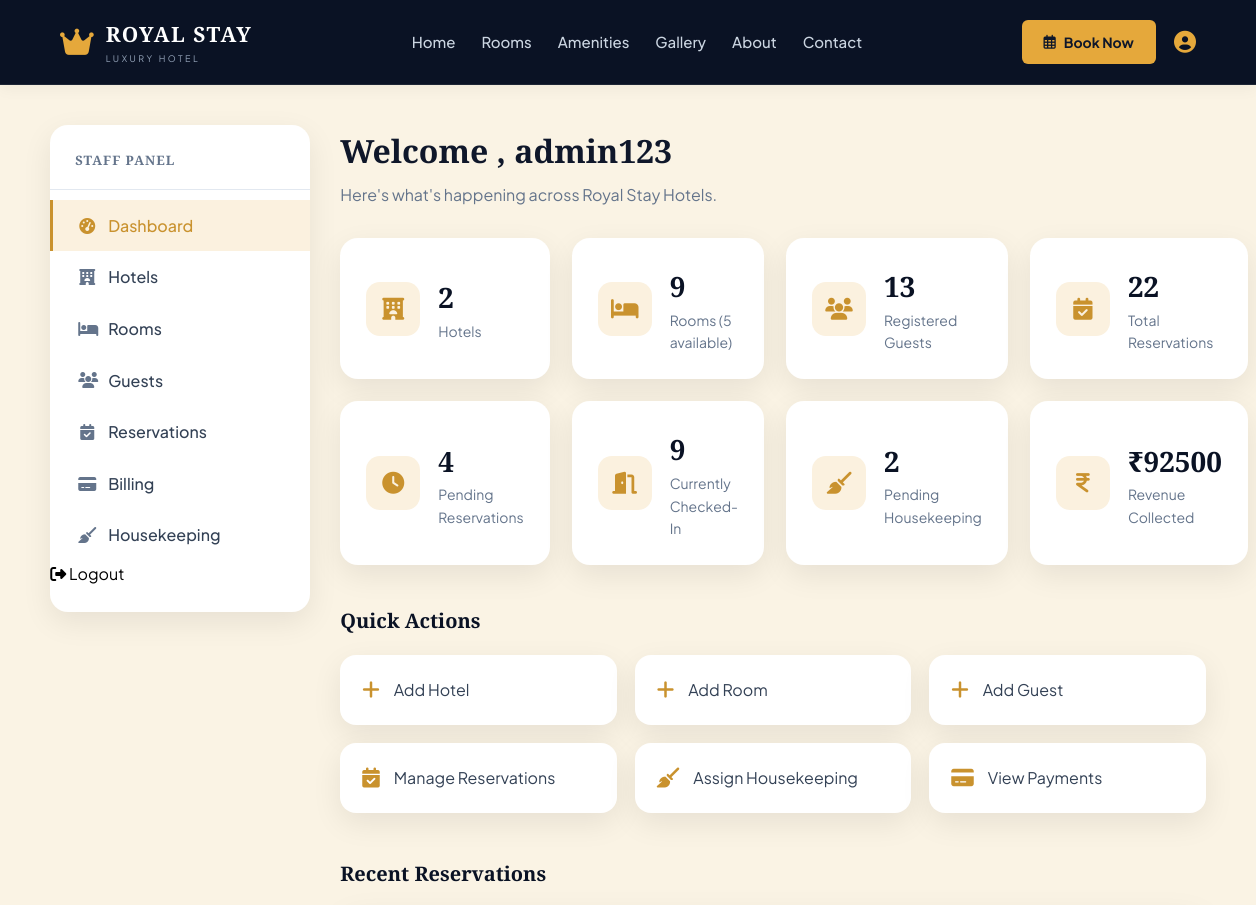
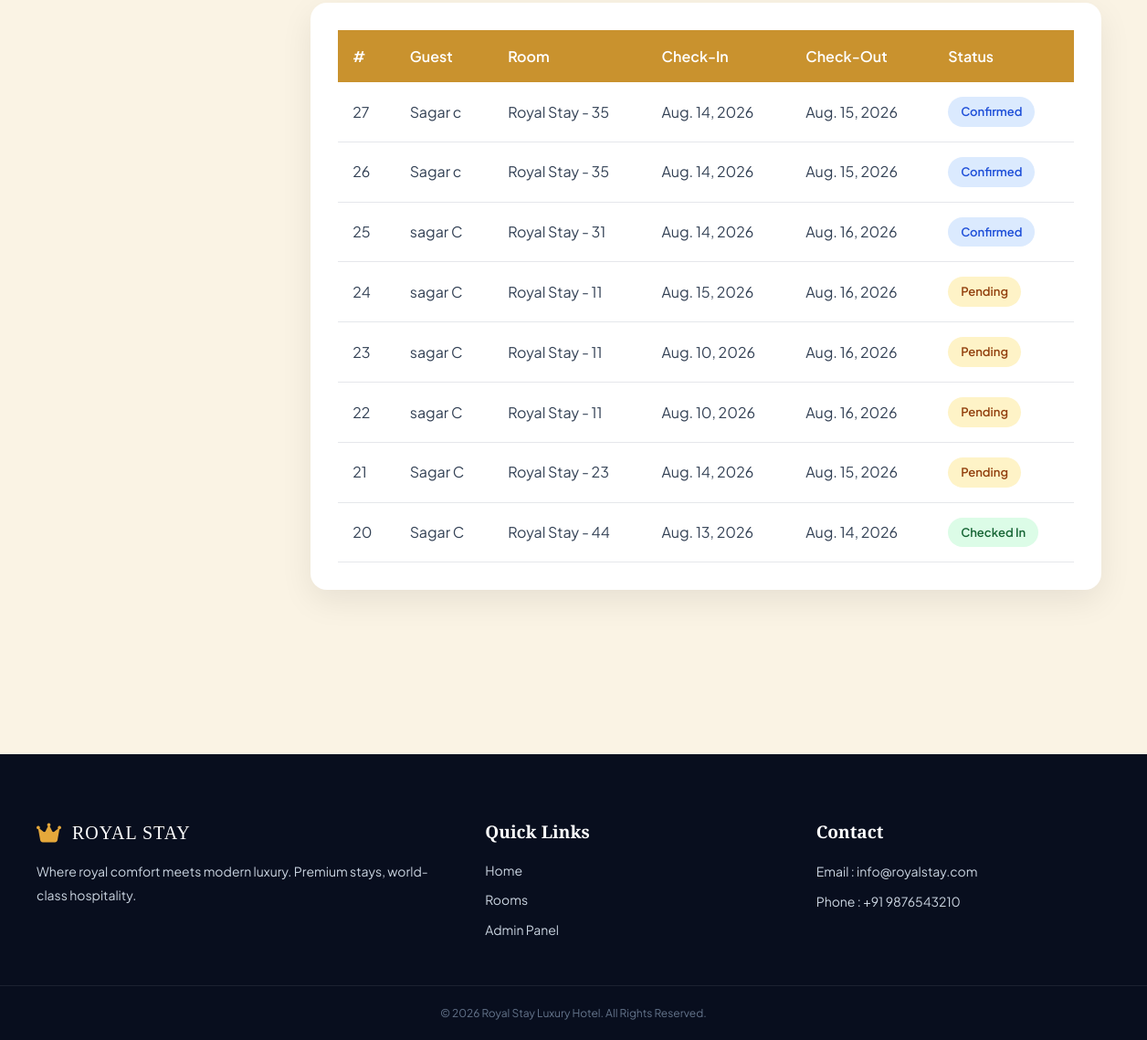
Page /manage/ (signed in) on the committed database (2 pictures, top to bottom).
### reservations/models.py (models this page shows, shortened)
class Reservation(models.Model):
    STATUS_CHOICES = [
        ('pending', 'Pending'),
        ('confirmed', 'Confirmed'),
        ('checked_in', 'Checked In'),
        ('checked_out', 'Checked Out'),
        ('cancelled', 'Cancelled'),
    ]
    guest = models.ForeignKey(Guest, related_name='reservations', on_delete=models.CASCADE)
    room = models.ForeignKey(Room, related_name='reservations', on_delete=models.CASCADE)
    check_in_date = models.DateField()
    check_out_date = models.DateField()
    num_guests = models.PositiveSmallIntegerField(default=1)
    status = models.CharField(max_length=20, choices=STATUS_CHOICES, default='pending')
    booking_date = models.DateTimeField(auto_now_add=True)
    special_requests = models.TextField(blank=True)
    actual_check_in_time = models.DateTimeField(null=True, blank=True)
    actual_check_out_time = models.DateTimeField(null=True, blank=True)
    class Meta:
        ordering = ['-booking_date']

### guests/models.py (models this page shows)
class Guest(models.Model):
    ID_PROOF_CHOICES = [
        ('aadhar', 'Aadhar Card'),
        ('pan', 'PAN Card'),
        ('passport', 'Passport'),
        ('driving_license', 'Driving License'),
        ('voter_id', 'Voter ID'),
    ]
    user = models.OneToOneField(
        settings.AUTH_USER_MODEL,
        null=True,
        blank=True,
        on_delete=models.SET_NULL,
        related_name='guest_profile',
    )
    first_name = models.CharField(max_length=25)
    last_name = models.CharField(max_length=15)
    email = models.EmailField()
    phone = models.CharField(max_length=12)
    age = models.PositiveIntegerField(
        validators=[MinValueValidator(18), MaxValueValidator(120)]
    )
    id_proof_type = models.CharField(max_length=50, choices=ID_PROOF_CHOICES)
    id_proof_number = models.CharField(max_length=16)
    address = models.CharField(max_length=255)
    created_at = models.DateTimeField(auto_now_add=True)
    def __str__(self):
        return f"{self.first_name} {self.last_name}"

### rooms/models.py (models this page shows, shortened)
class Room(models.Model):
    STATUS_CHOICES = [
        ('available', 'Available'),
        ('occupied', 'Occupied'),
        ('maintenance', 'Maintenance'),
        ('cleaning', 'Cleaning'),
    ]
    hotel = models.ForeignKey(Hotel, related_name='rooms', on_delete=models.CASCADE)
    room_type = models.ForeignKey(RoomType, related_name='rooms', on_delete=models.PROTECT)
    room_number = models.CharField(max_length=10)
    floor = models.PositiveSmallIntegerField(default=1)
    status = models.CharField(max_length=20, choices=STATUS_CHOICES, default='available')
    price_override = models.DecimalField(max_digits=10, decimal_places=2, null=True, blank=True)
    class Meta:
        unique_together = ('hotel', 'room_number')
        ordering = ['hotel', 'floor', 'room_number']

### hotels/models.py (models this page shows, shortened)
class Hotel(models.Model):
    name = models.CharField(max_length=200)
    address = models.CharField(max_length=255)
    city = models.CharField(max_length=100)
    state = models.CharField(max_length=100)
    country = models.CharField(max_length=100, default='India')
    star_rating = models.PositiveSmallIntegerField(default=3)
    description = models.TextField(blank=True)
    amenities = models.JSONField(default=list, blank=True)
    contact_email = models.EmailField()
    contact_phone = models.CharField(max_length=20)
    created_at = models.DateTimeField(auto_now_add=True)
    class Meta:
        ordering = ['name']

### adminpanel/views.py (the view)
# urls.py: path("", views.dashboard, name="admin_dashboard"),
@staff_required
def dashboard(request):
    context = {
        "hotel_count": Hotel.objects.count(),
        "room_count": Room.objects.count(),
        "available_room_count": Room.objects.filter(status="available").count(),
        "guest_count": Guest.objects.count(),
        "reservation_count": Reservation.objects.count(),
        "pending_count": Reservation.objects.filter(status="pending").count(),
        "checked_in_count": Reservation.objects.filter(status="checked_in").count(),
        "housekeeping_pending_count": Housekeeping.objects.filter(status="pending").count(),
        "total_revenue": Payment.objects.filter(payment_status="success").aggregate(total=Sum("amount"))["total"] or 0,
        "recent_reservations": Reservation.objects.select_related("guest", "room", "room__hotel").order_by("-booking_date")[:8],
        "active": "dashboard",
    }
    return render(request, "admin/dashboard.html", context)

### templates/admin/dashboard.html (shortened to what this page needs)
{% extends 'admin/_shell.html' %}
{% block admin_content %}
<div class="header-flex" style="margin-bottom:30px;">
    <div>
        <h1 style="font-size:32px;color:#0f172a;">Welcome , {{ request.user.first_name|default:request.user.username }}</h1>
        <p style="color:#64748b;margin-top:6px;">Here's what's happening across Royal Stay Hotels.</p>
    </div>
</div>
<div class="stat-cards">
    <div class="stat-card-mini">
        <div class="icon"><i class="fas fa-hotel"></i></div>
        <div>
            <h2>{{ hotel_count }}</h2>
            <p>Hotels</p>
        </div>
    </div>
    <div class="stat-card-mini">
        <div class="icon"><i class="fas fa-bed"></i></div>
        <div>
            <h2>{{ room_count }}</h2>
            <p>Rooms ({{ available_room_count }} available)</p>
        </div>
    </div>
    <div class="stat-card-mini">
        <div class="icon"><i class="fas fa-users"></i></div>
        <div>
            <h2>{{ guest_count }}</h2>
            <p>Registered Guests</p>
        </div>
    </div>
    <div class="stat-card-mini">
        <div class="icon"><i class="fas fa-calendar-check"></i></div>
        <div>
            <h2>{{ reservation_count }}</h2>
            <p>Total Reservations</p>
        </div>
    </div>
    <div class="stat-card-mini">
        <div class="icon"><i class="fas fa-clock"></i></div>
        <div>
            <h2>{{ pending_count }}</h2>
            <p>Pending Reservations</p>
        </div>
    </div>
    <div class="stat-card-mini">
        <div class="icon"><i class="fas fa-door-open"></i></div>
        <div>
            <h2>{{ checked_in_count }}</h2>
            <p>Currently Checked-In</p>
        </div>
    </div>
    <div class="stat-card-mini">
        <div class="icon"><i class="fas fa-broom"></i></div>
        <div>
            <h2>{{ housekeeping_pending_count }}</h2>
            <p>Pending Housekeeping</p>
        </div>
    </div>
    <div class="stat-card-mini">
        <div class="icon"><i class="fas fa-indian-rupee-sign"></i></div>
        <div>
            <h2>₹{{ total_revenue }}</h2>
            <p>Revenue Collected</p>
        </div>
    </div>
</div>
<h3 class="dashboard-section-title">Quick Actions</h3>
<div class="quick-links">
    <a href="{% url 'admin_hotel_add' %}" class="quick-link-card">
        <i class="fas fa-plus"></i> Add Hotel
    </a>
    <a href="{% url 'admin_room_add' %}" class="quick-link-card">
        <i class="fas fa-plus"></i> Add Room
    </a>
    <a href="{% url 'admin_guest_add' %}" class="quick-link-card">
        <i class="fas fa-plus"></i> Add Guest
    </a>
    <a href="{% url 'admin_reservation_list' %}" class="quick-link-card">
        <i class="fas fa-calendar-check"></i> Manage Reservations
    </a>
    <a href="{% url 'admin_housekeeping_add' %}" class="quick-link-card">
        <i class="fas fa-broom"></i> Assign Housekeeping
    </a>
    <a href="{% url 'admin_billing_list' %}" class="quick-link-card">
        <i class="fas fa-credit-card"></i> View Payments
    </a>
</div>
<h3 class="dashboard-section-title" style="margin-top:45px;">Recent Reservations</h3>
<div class="table-card">
    <table>
        <thead>
            <tr>
                <th>#</th>
                <th>Guest</th>
                <th>Room</th>
                <th>Check-In</th>
                <th>Check-Out</th>
                <th>Status</th>
            </tr>
        </thead>
        <tbody>
            {% for r in recent_reservations %}
            <tr>
                <td>{{ r.id }}</td>
                <td>{{ r.guest }}</td>
                <td>{{ r.room.hotel.name }} - {{ r.room.room_number }}</td>
                <td>{{ r.check_in_date }}</td>
                <td>{{ r.check_out_date }}</td>
                <td><span class="badge badge-{{ r.status }}">{{ r.get_status_display }}</span></td>
            </tr>
            {% empty %}
            <tr><td colspan="6">No reservations yet.</td></tr>
            {% endfor %}
        </tbody>
    </table>
</div>
{% endblock %}

### static/css/base.css (style rules this page uses)
:root { --primary:#2563eb; --primary-dark:#1e40af; --secondary:#f59e0b; --dark:#0f172a; --light:#f8fafc; --white:#ffffff; --text:#334155; --muted:#64748b; --border:#e2e8f0; --success:#10b981; --danger:#ef4444; --shadow:0 10px 30px rgba(0,0,0,.08); --shadow-hover:0 20px 45px rgba(0,0,0,.15); --radius:18px; --transition:.35s ease; }
* { margin:0; padding:0; box-sizing:border-box; }
html { scroll-behavior:smooth; }
body { font-family:'Poppins',sans-serif; background:#FAF3E4; color:var(--text); line-height:1.6; }
a { text-decoration:none; color:inherit; }

### static/css/common.css (style rules this page uses)
.badge-pending { background:#fef3c7; color:#92400e; }
.badge-confirmed { background:#dbeafe; color:#1d4ed8; }
.badge-checked_in { background:#dcfce7; color:#166534; }
.stat-cards { display:grid; grid-template-columns:repeat(4,1fr); gap:22px; margin-bottom:40px; }
.stat-card-mini { background:#fff; border-radius:18px; padding:26px; box-shadow:var(--shadow); display:flex; align-items:center; gap:18px; }
.stat-card-mini .icon { width:54px; height:54px; border-radius:14px; display:flex; align-items:center; justify-content:center; font-size:22px; background:var(--primary-light); color:var(--primary); flex-shrink:0; }
.stat-card-mini h2 { font-size:28px; color:var(--dark); }
.stat-card-mini p { color:var(--muted); font-size:14px; }
.dashboard-section-title { font-size:20px; color:var(--dark); margin:10px 0 18px; }
.quick-links { display:grid; grid-template-columns:repeat(3,1fr); gap:18px; margin-top:10px; }
.quick-link-card { background:#fff; border-radius:16px; padding:22px; box-shadow:var(--shadow); display:flex; align-items:center; gap:14px; transition:var(--transition); }
.quick-link-card i { font-size:20px; color:var(--primary); }

### static/css/theme.css (style rules this page uses)
:root { --primary:#C9922E; --primary-dark:#A6741F; --primary-light:#FBF1DF; --gold-main:#E5A83B; --gold-hover:#D4952B; --navy-dark:#080E1E; --navy-nav:#0A1224; --navy-card:#0F172A; --dark:#0A1224; }
body { font-family:'Plus Jakarta Sans', 'Poppins', sans-serif; }
h1, h2, h3 { font-family:'Playfair Display', serif; }

### static/css/table.css (style rules this page uses)
.header-flex { display:flex; justify-content:space-between; align-items:center; flex-wrap:wrap; gap:20px; }
.header-flex h1 { font-size:36px; color:#0f172a; }
.header-flex p { color:#64748b; margin-top:6px; }
.table-card { background:#fff; border-radius:18px; padding:30px; box-shadow:0 12px 35px rgba(0,0,0,.08); overflow-x:auto; }
table { width:100%; border-collapse:collapse; }
thead { background:var(--primary); color:#fff; }
th { padding:16px; text-align:left; font-weight:600; }
td { padding:16px; border-bottom:1px solid #e5e7eb; }
.badge { display:inline-block; padding:6px 14px; border-radius:20px; font-size:13px; font-weight:600; }

### rows in the picture
Reservation: id "27", guest "Sagar c", room.hotel.name "Royal Stay", room.room_number "35", check_in_date "Aug. 14, 2026", check_out_date "Aug. 15, 2026", status "Confirmed"
Reservation: id "26", guest "Sagar c", room.hotel.name "Royal Stay", room.room_number "35", check_in_date "Aug. 14, 2026", check_out_date "Aug. 15, 2026", status "Confirmed"
Reservation: id "25", guest "sagar C", room.hotel.name "Royal Stay", room.room_number "31", check_in_date "Aug. 14, 2026", check_out_date "Aug. 16, 2026", status "Confirmed"
Reservation: id "24", guest "sagar C", room.hotel.name "Royal Stay", room.room_number "11", check_in_date "Aug. 15, 2026", check_out_date "Aug. 16, 2026", status "Pending"
Reservation: id "23", guest "sagar C", room.hotel.name "Royal Stay", room.room_number "11", check_in_date "Aug. 10, 2026", check_out_date "Aug. 16, 2026", status "Pending"
Reservation: id "22", guest "sagar C", room.hotel.name "Royal Stay", room.room_number "11", check_in_date "Aug. 10, 2026", check_out_date "Aug. 16, 2026", status "Pending"
Reservation: id "21", guest "Sagar C", room.hotel.name "Royal Stay", room.room_number "23", check_in_date "Aug. 14, 2026", check_out_date "Aug. 15, 2026", status "Pending"
Reservation: id "20", guest "Sagar C", room.hotel.name "Royal Stay", room.room_number "44", check_in_date "Aug. 13, 2026", check_out_date "Aug. 14, 2026", status "Checked In"

### other values in the picture
{{ request.user.first_name|default:request.user.username }} "admin123"
{{ hotel_count }} "2"
{{ room_count }} "9"
{{ available_room_count }} "5"
{{ guest_count }} "13"
{{ reservation_count }} "22"
{{ pending_count }} "4"
{{ checked_in_count }} "9"
{{ housekeeping_pending_count }} "2"
{{ total_revenue }} "92500"
